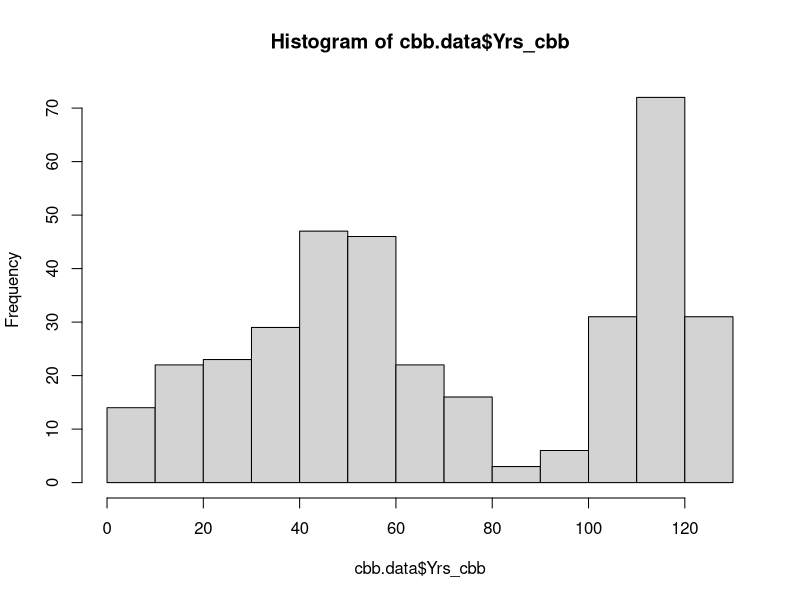
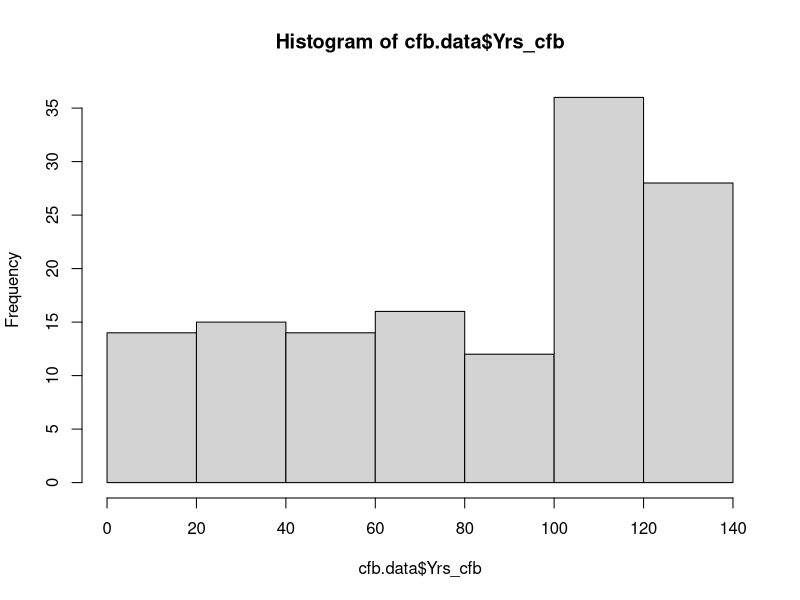
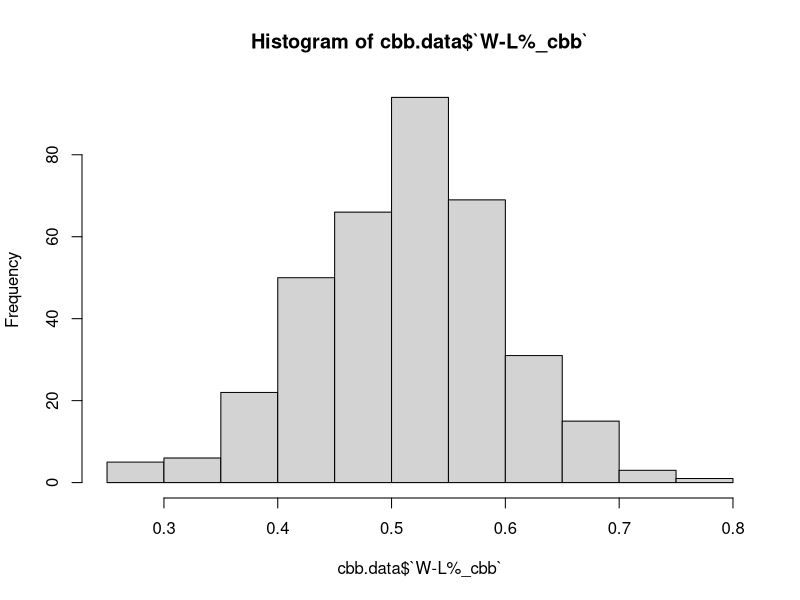
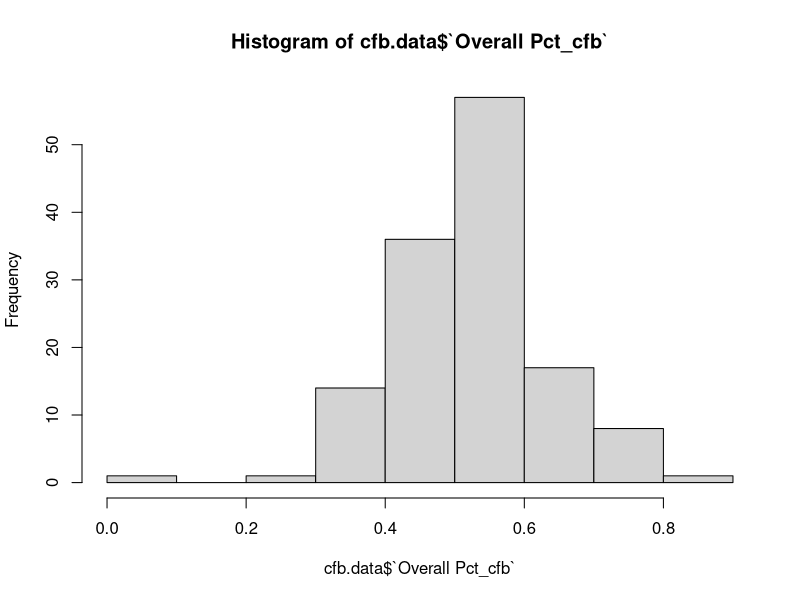
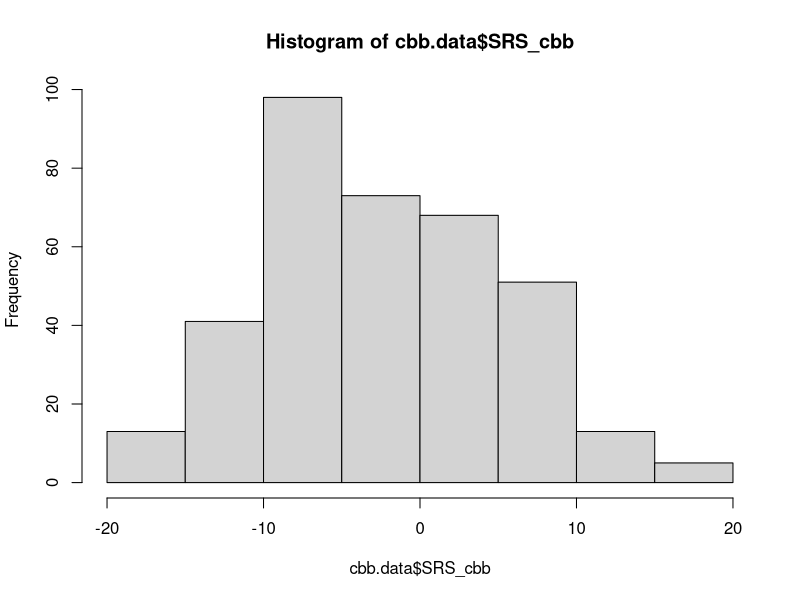
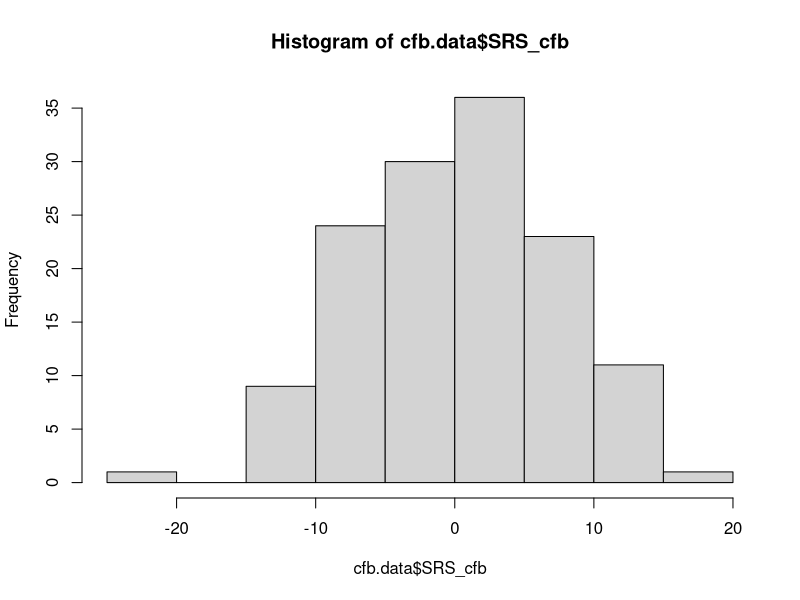
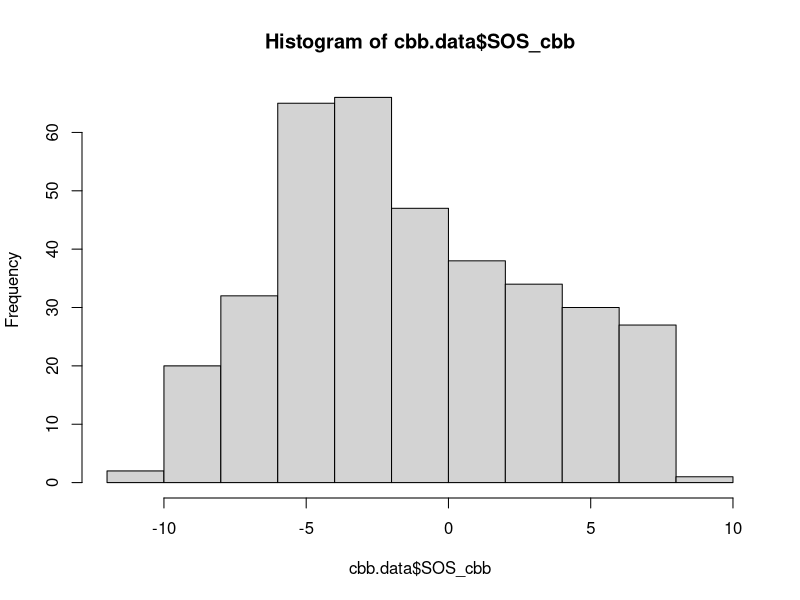
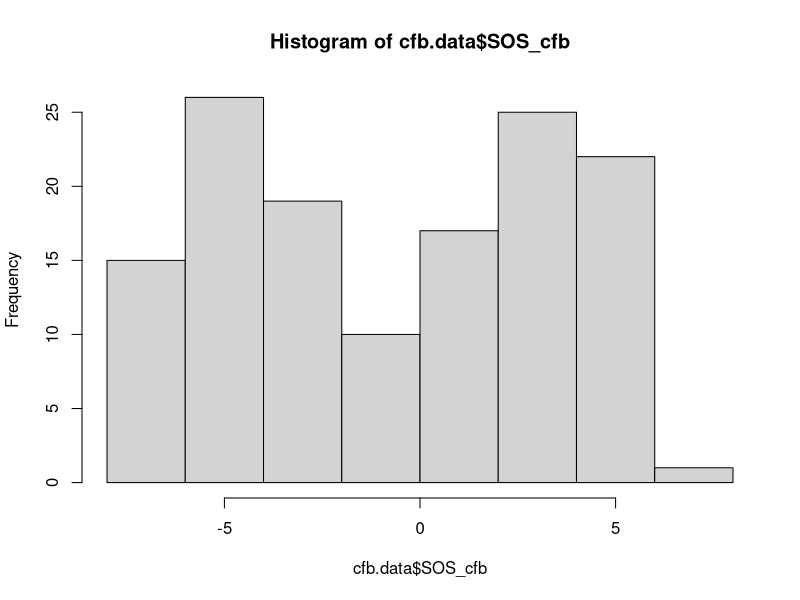

Write R code to recreate these figures, in order.
library(dplyr)
library(readxl)
library(caret)
library(openxlsx)
### Read in data
cfb.data<-read_xlsx("./Conference Realignment Investigation.xlsx", sheet = 1)
cbb.data<-read_xlsx("./Conference Realignment Investigation.xlsx", sheet = 2)

## join by school
names(cfb.data)[-c(1, ncol(cfb.data))]<-c(paste0(names(cfb.data)[-c(1, ncol(cfb.data))], "_cfb"))
names(cbb.data)[-c(1, ncol(cbb.data))]<-c(paste0(names(cbb.data)[-c(1, ncol(cbb.data))], "_cbb"))

head(cfb.data)
cfb.data<-data.frame(apply(cfb.data, 2, function(x) ifelse(is.na(x), 0, x)), check.names = F)
# Make columns numeric
cfb.data[,-c(1, ncol(cfb.data)-1, ncol(cfb.data))]<-apply(cfb.data[,-c(1, ncol(cfb.data)-1, ncol(cfb.data))], 2, function(x) as.numeric(x))
cfb.boxcox<-preProcess(cfb.data[,-c(1:3, ncol(cfb.data)-1, ncol(cfb.data))], method = "BoxCox")


head(cbb.data)
sum(is.na(cbb.data))

#full.dat<-left_join(cbb.data,cfb.data, by = "School")

## Normalize Data
# Histograms of each variable
hist(cbb.data$Yrs_cbb) 
hist(cfb.data$Yrs_cfb) #Years = Min-Max
hist(cbb.data$`W-L%_cbb`) 
hist(cfb.data$`Overall Pct_cfb`) #W-L% = Z-Score
hist(cbb.data$SRS_cbb)
hist(cfb.data$SRS_cfb) #SRS = Z-Score
hist(cbb.data$SOS_cbb)
hist(cfb.data$SOS_cfb) #SOS = Min-Max
hist(cbb.data$AP_cbb)
hist(cfb.data$AP_cfb) #AP = Box-Cox
hist(cbb.data$NCAA_cbb) #NCAA = Box-Cox
hist(cbb.data$FF_cbb) #FF = Box-Cox
hist(cfb.data$`Bowls G_cfb`)  #Bowl G - Box-Cox

## Min-Max Normalization on Years, SOS for CBB and CFB
cbb.data$Yrs_cbb_norm<-(cbb.data$Yrs_cbb - min(cbb.data$Yrs_cbb))/(max(cbb.data$Yrs_cbb) - min(cbb.data$Yrs_cbb))
cbb.data$SOS_cbb_norm<-(cbb.data$SOS_cbb - min(cbb.data$SOS_cbb))/(max(cbb.data$SOS_cbb) - min(cbb.data$SOS_cbb))
cfb.data$Yrs_cfb_norm<-(cfb.data$Yrs_cfb - min(cfb.data$Yrs_cfb))/(max(cfb.data$Yrs_cfb) - min(cfb.data$Yrs_cfb))
cfb.data$SOS_cfb_norm<-(cfb.data$SOS_cfb - min(cfb.data$SOS_cfb))/(max(cfb.data$SOS_cfb) - min(cfb.data$SOS_cfb))

## Z-Score Normalization on W-L%, SRS for CBB and CFB
cbb.data$`W-L%_cbb_norm`<-(cbb.data$`W-L%_cbb` - mean(cbb.data$`W-L%_cbb`))/sd(cbb.data$`W-L%_cbb`)
cbb.data$SRS_cbb_norm<-(cbb.data$SRS_cbb - mean(cbb.data$SRS_cbb))/sd(cbb.data$SRS_cbb)
cfb.data$`Overall Pct_cfb_norm`<-(cfb.data$`Overall Pct_cfb` - mean(cfb.data$`Overall Pct_cfb`))/sd(cfb.data$`Overall Pct_cfb`)
cfb.data$SRS_cfb_norm<-(cfb.data$SRS_cfb - mean(cfb.data$SRS_cfb))/sd(cfb.data$SRS_cfb)

## Z-score Transformation on AP, NCAA, FF, for CBB and AP, Bowl G for CFB
cbb.data$AP_cbb_norm<-(cbb.data$AP_cbb - mean(cbb.data$AP_cbb))/sd(cbb.data$AP_cbb)
cbb.data$NCAA_cbb_norm<-(cbb.data$NCAA_cbb - mean(cbb.data$NCAA_cbb))/sd(cbb.data$NCAA_cbb)
cbb.data$FF_cbb_norm<-(cbb.data$FF_cbb - mean(cbb.data$FF_cbb))/sd(cbb.data$FF_cbb)
cfb.data$AP_cfb_norm<-(cfb.data$AP_cfb - mean(cfb.data$AP_cfb))/sd(cfb.data$AP_cfb)
cfb.data$`Bowls G_cfb_norm`<-(cfb.data$`Bowls G_cfb` - mean(cfb.data$`Bowls G_cfb`))/sd(cfb.data$`Bowls G_cfb`)

# Examine preservation of shapes
plot(density(cbb.data$Yrs_cbb))
plot(density(cbb.data$Yrs_cbb_norm))
plot(density(cfb.data$Yrs_cfb))
plot(density(cfb.data$Yrs_cfb_norm))
plot(density(cbb.data$SOS_cbb))
plot(density(cbb.data$SOS_cbb_norm))  
plot(density(cfb.data$SOS_cfb))
plot(density(cfb.data$SOS_cfb_norm))
plot(density(cbb.data$`W-L%_cbb`))
plot(density(cbb.data$`W-L%_cbb_norm`))
plot(density(cfb.data$`Overall Pct_cfb`))
plot(density(cfb.data$`Overall Pct_cfb_norm`))
plot(density(cbb.data$SRS_cbb))
plot(density(cbb.data$SRS_cbb_norm))
plot(density(cfb.data$SRS_cfb))
plot(density(cfb.data$SRS_cfb_norm))
plot(density(cbb.data$AP_cbb))
plot(density(cbb.data$AP_cbb_norm))
plot(density(cfb.data$AP_cfb))
plot(density(cfb.data$AP_cfb_norm))
plot(density(cbb.data$NCAA_cbb))
plot(density(cbb.data$NCAA_cbb_norm))
plot(density(cbb.data$FF_cbb))
plot(density(cbb.data$FF_cbb_norm))

## Combine data
full.dat<-left_join(cbb.data,cfb.data, by = c("School", "Region"))

# Binary indicators for region
full.dat$Region<-as.factor(full.dat$Region)
full.dat$Northeast<-ifelse(full.dat$Region == "Northeast", 1, 0)
full.dat$Midwest<-ifelse(full.dat$Region == "Midwest", 1, 0)
full.dat$Southwest<-ifelse(full.dat$Region == "Southwest", 1, 0)
full.dat$West<-ifelse(full.dat$Region == "West", 1, 0)
full.dat$Southeast<-ifelse(full.dat$Region == "Southeast", 1, 0)

## K-Means
full.dat.knn<-full.dat[,-c(2:17,19, 27:43)] %>% na.omit()
full.dat.NE<-full.dat.knn[full.dat.knn$Northeast == 1,]
full.dat.MW<-full.dat.knn[full.dat.knn$Midwest == 1,]
full.dat.SW<-full.dat.knn[full.dat.knn$Southwest == 1,]
full.dat.W<-full.dat.knn[full.dat.knn$West == 1,]
full.dat.SE<-full.dat.knn[full.dat.knn$Southeast == 1,]

set.seed(88)
kmeans_NE<-kmeans(full.dat.NE[,-1], centers = 2, nstart = 15)
kmeans_MW<-kmeans(full.dat.MW[,-1], centers = 2, nstart = 15)
kmeans_SW<-kmeans(full.dat.SW[,-1], centers = 3, nstart = 15)
kmeans_W<-kmeans(full.dat.W[,-1], centers = 3, nstart = 15)
kmeans_SE<-kmeans(full.dat.SE[,-1], centers = 3, nstart = 20)

full.dat.NE$Cluster<-kmeans_NE$cluster
full.dat.MW$Cluster<-kmeans_MW$cluster+2
full.dat.SW$Cluster<-kmeans_SW$cluster+4
full.dat.W$Cluster<-kmeans_W$cluster+7
full.dat.SE$Cluster<-kmeans_SE$cluster+10

full.dat.fb<-rbind(full.dat.NE, full.dat.MW, full.dat.SW, full.dat.W, full.dat.SE)

# K-Means on Basketball-only
bb.dat.knn<-full.dat[,-c(2:7, 9:17,19, 27:43)] %>% filter(is.na(`Overall Pct_cfb_norm`))

bb.dat.NE<-bb.dat.knn[bb.dat.knn$Northeast == 1,]
bb.dat.MW<-bb.dat.knn[bb.dat.knn$Midwest == 1,]
bb.dat.SW<-bb.dat.knn[bb.dat.knn$Southwest == 1,]
bb.dat.W<-bb.dat.knn[bb.dat.knn$West == 1,]
bb.dat.SE<-bb.dat.knn[bb.dat.knn$Southeast == 1,]
set.seed(8)
kmeans_NE<-kmeans(bb.dat.NE[,-c(1, 11:17)], centers = 8, nstart = 40)
kmeans_MW<-kmeans(bb.dat.MW[,-c(1, 11:17)], centers = 3, nstart = 30)
kmeans_SW<-kmeans(bb.dat.SW[,-c(1, 11:17)], centers = 2, nstart = 30)
kmeans_W<-kmeans(bb.dat.W[,-c(1, 11:17)], centers = 2, nstart = 30)
kmeans_SE<-kmeans(bb.dat.SE[,-c(1, 11:17)], centers = 4, nstart = 30)

bb.dat.NE$Cluster<-kmeans_NE$cluster
bb.dat.MW$Cluster<-kmeans_MW$cluster+8
bb.dat.SW$Cluster<-kmeans_SW$cluster+11
bb.dat.W$Cluster<-kmeans_W$cluster+13
bb.dat.SE$Cluster<-kmeans_SE$cluster+15

bb.dat<-rbind(bb.dat.NE, bb.dat.MW, bb.dat.SW, bb.dat.W, bb.dat.SE)

bb.dat<-bb.dat[order(bb.dat$Cluster),]
full.dat.fb<-full.dat.fb[order(full.dat.fb$Cluster),]

# Export
wb<-createWorkbook()
addWorksheet(wb, "FB Data")
writeData(wb, "FB Data", full.dat.fb)
addWorksheet(wb, "BB Data")
writeData(wb, "BB Data", bb.dat)
saveWorkbook(wb, "Conference Realignment Clustering v5.xlsx", overwrite = TRUE)
